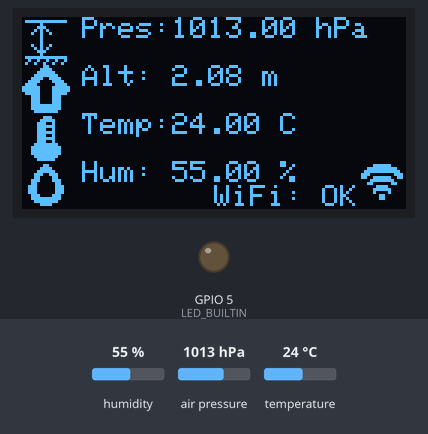
A sketch run on a simulated ESP32. Shown: 128×64 one-colour display, output pins drawn as LEDs (lit = HIGH). The inputs (shaded band) are chosen by the test bench; at power-on: humidity 55 %, air pressure 1013 hPa, temperature 24 °C. WiFi joins after 1.5 s; servers stay silent unless stated; no MQTT or app messages arrive unless stated; what the sketch prints to the serial monitor is not drawn.

Above: at 3.0 s.
3.1 s: humidity set to 22 %
At 8.0 s:
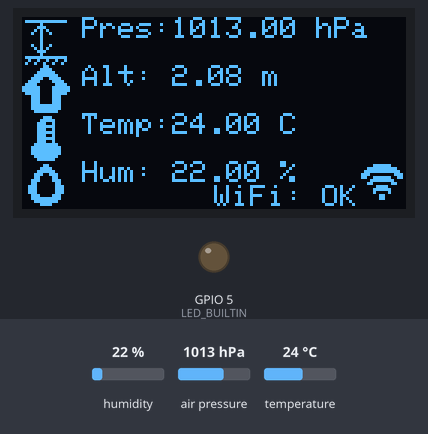
8.4 s: air pressure set to 952 hPa
At 12.2 s:
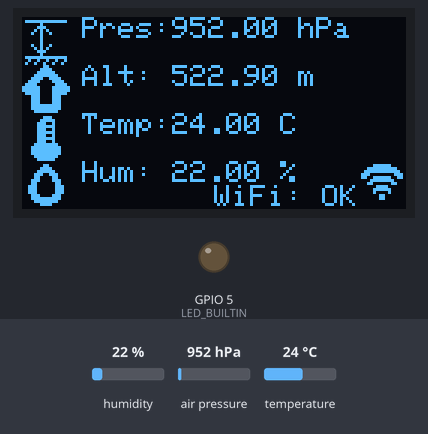
12.5 s: temperature set to 12 °C
At 15.1 s:
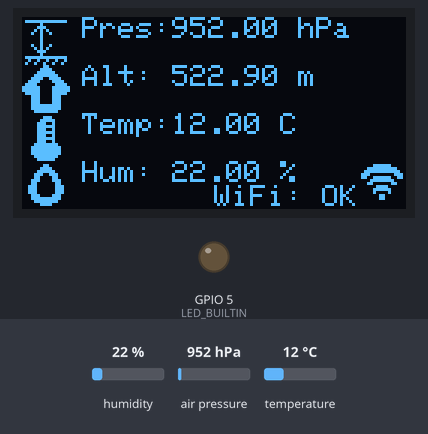
15.6 s: humidity set to 40 %
At 17.9 s:
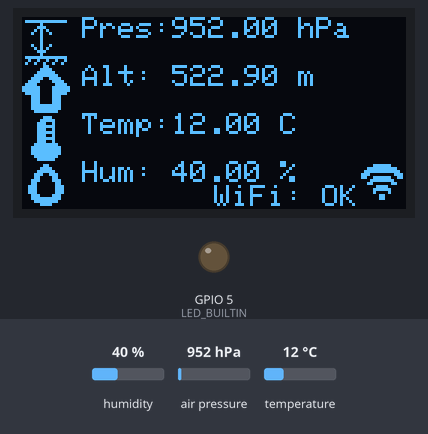
Timing chart, 0 to 19.4 s (numbered marks = the images above; inputs shaded):
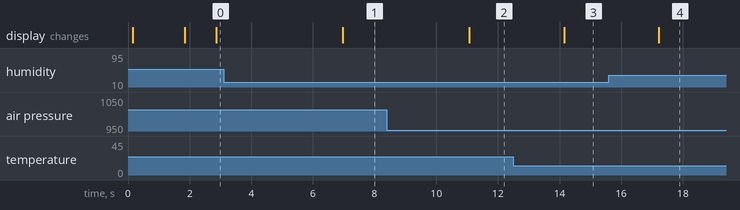

The sketch:

MTask.ino
```cpp
/*
  Project Name: IoT Lab2 Multitasking Example
  File name: MTask.ino
  Last modified on: October, 2021
*/

#include <SPI.h>
#include <Wire.h>
#include <Adafruit_GFX.h>
#include <Adafruit_SSD1306.h>
#include <Adafruit_Sensor.h>
#include <Adafruit_BME280.h>
#include <WiFi.h>
#include <PubSubClient.h>
#include "credentials.h"
#include "iot_iconset_16x16.h"

#define SCREEN_WIDTH 128
#define SCREEN_HEIGHT 64
#define OLED_RESET -1
#define OLED_ADDRESS 0x3C
Adafruit_SSD1306 oled(SCREEN_WIDTH, SCREEN_HEIGHT, &Wire, OLED_RESET);
#define LED_BUILTIN 5
#define SEALEVELPRESSURE_HPA (1013.25)
#define BME_ADDRESS 0x77
Adafruit_BME280 bme;

WiFiClient espClient;
const char* mqtt_server = "broker.netpie.io";
const int mqtt_port = 1883;
PubSubClient client(espClient);

float pressure, altitude, temperature, humidity;
char msg[100];

void setup() {
  Serial.begin(115200);
  pinMode(LED_BUILTIN, OUTPUT);
  delay(100);

  while (!oled.begin(SSD1306_SWITCHCAPVCC, OLED_ADDRESS)) {
    Serial.println(F("OLED failed to begin"));
    delay(100);
  }
  oled.clearDisplay();
  oled.setTextSize(1);
  oled.setTextColor(WHITE, BLACK);
  oled.setCursor(0,0);
  oled.println(F("OLED passed"));
  oled.display();
  delay(100);

  // Initialize BME280
  while (!bme.begin(BME_ADDRESS)) {
    oled.setCursor(0, oled.getCursorY());
    oled.print(F("BME failed to begin"));
    oled.display();
    delay(100);
  }

  // Connect to WiFi
  connectWiFi();

  // Initialize MQTT
  client.setServer(mqtt_server, mqtt_port);
  reconnectMQTT();

  // Task creation for FreeRTOS multitasking
  xTaskCreate(vTaskPressureAltitude, "PressureAltitude", 4096, NULL, 1, NULL);
  xTaskCreate(vTaskTemperature, "Temperature", 4096, NULL, 1, NULL);
  xTaskCreate(vTaskHumidity, "Humidity", 4096, NULL, 1, NULL);
  xTaskCreate(vTaskConnectionCheck, "ConnectionCheck", 4096, NULL, 1, NULL);
  xTaskCreate(vTaskOLED, "OLED", 8192, NULL, 1, NULL);
}

// Task 1: Read pressure and altitude, send to NETPIE every 3 seconds
void vTaskPressureAltitude(void * pvParameters) {
  for (;;) {
    pressure = bme.readPressure() / 100.0f;  // in hPa
    altitude = bme.readAltitude(SEALEVELPRESSURE_HPA);  // in meters
    if (client.connected()) {
      String payload = "{\"data\": {\"pressure\":" + String(pressure, 2) + ", \"altitude\": 0}}";
      payload.toCharArray(msg, (payload.length() + 1));
      client.publish("@shadow/data/update", msg);
    }
    vTaskDelay(3000 / portTICK_PERIOD_MS);  // 3 seconds
  }
}

// Task 2: Read temperature, send to NETPIE every 4 seconds
void vTaskTemperature(void * pvParameters) {
  for (;;) {
    temperature = bme.readTemperature();  // in Celsius
    if (client.connected()) {
      String payload = "{\"data\": {\"temperature\":" + String(temperature * 9 / 5 + 32, 2) + "}}";
      payload.toCharArray(msg, (payload.length() + 1));
      client.publish("@shadow/data/update", msg);
    }
    vTaskDelay(4000 / portTICK_PERIOD_MS);  // 4 seconds
  }
}

// Task 3: Read humidity, send to NETPIE every 5 seconds
void vTaskHumidity(void * pvParameters) {
  for (;;) {
    humidity = bme.readHumidity();  // in %RH
    if (client.connected()) {
      String payload = "{\"data\": {\"humidity\":" + String(humidity, 2) + "}}";
      payload.toCharArray(msg, (payload.length() + 1));
      client.publish("@shadow/data/update", msg);
    }
    vTaskDelay(5000 / portTICK_PERIOD_MS);  // 5 seconds
  }
}

// Task 4: Check WiFi and NETPIE connection every 7 seconds
void vTaskConnectionCheck(void * pvParameters) {
  for (;;) {
    if (WiFi.status() != WL_CONNECTED) {
      connectWiFi();
    }
    if (!client.connected()) {
      reconnectMQTT();
    }
    vTaskDelay(7000 / portTICK_PERIOD_MS);  // 7 seconds
  }
}

// Task 5: Display data on OLED every 1 second
void vTaskOLED(void * pvParameters) {
  for (;;) {
    oled.clearDisplay();
    oled.setTextSize(1);

    // Display Pressure with icon
    oled.drawBitmap(0, 0, altitude_icon16x16, 16, 16, 1);  // Pressure icon
    oled.setCursor(20, 0);
    oled.print("Pres:");
    oled.println(String(pressure, 2) + " hPa");

    // Display Altitude with icon
    oled.drawBitmap(0, 16, arrow_up_icon16x16, 16, 16, 1);  // Altitude icon
    oled.setCursor(20, 16);
    oled.print("Alt: ");
    oled.println(String(altitude, 2) + " m");

    // Display Temperature with icon
    oled.drawBitmap(0, 32, temperature_icon16x16, 16, 16, 1);  // Temperature icon
    oled.setCursor(20, 32);
    oled.print("Temp:");
    oled.println(String(temperature, 2) + " C");

    // Display Humidity with icon
    oled.drawBitmap(0, 48, humidity_icon16x16, 16, 16, 1);  // Humidity icon
    oled.setCursor(20, 48);
    oled.print("Hum: ");
    oled.println(String(humidity, 2) + " %");

    // Display WiFi Status and Icon
    if (WiFi.status() == WL_CONNECTED) {
      oled.drawBitmap(112, 48, wifi1_icon16x16, 16, 16, 1);  // WiFi icon for connected status
      oled.setCursor(64, 56);
      oled.println("WiFi: OK");
    } else {
      oled.setCursor(64, 56);
      oled.println("WiFi: ...");
    }

    oled.display();
    vTaskDelay(1000 / portTICK_PERIOD_MS);  // Update every 1 second
  }
}

void connectWiFi() {
  WiFi.begin(ssid, password);
  int attempts = 0;
  while (WiFi.status() != WL_CONNECTED && attempts < 20) {
    delay(500);
    attempts++;
  }
}

void reconnectMQTT() {
  while (!client.connected() && WiFi.status() == WL_CONNECTED) {
    if (client.connect(mqtt_client, mqtt_username, mqtt_password)) {
      Serial.println("MQTT connected");
    } else {
      delay(2000);
    }
  }
}

void loop() {
  // FreeRTOS tasks handle the program flow, so the main loop remains empty
}
```

credentials.h
```cpp
/* WiFi */
const char* ssid = "YanathipBang";
const char* password = "Asia2024";

/* NETPIE */
const char* mqtt_client = "a9b505d7-900a-47a0-9a38-36d1b4ab6108";
const char* mqtt_username = "BPeis6NhkEFEJUZAYdGVNUbwdCQFqj9i";
const char* mqtt_password = "57wsHhtm3irkQPRV7me6BREFXPmzmRjx";
```

Source omitted: iot_iconset_16x16.h (43820 bytes)

Measured:
- after the input at 3.1 s, the display: changes after 3.9 s (image 1)
- after the input at 8.4 s, the display: changes after 2.7 s (image 2)
- after the input at 12.5 s, the display: changes after 1.6 s (image 3)
- after the input at 15.6 s, the display: changes after 1.6 s (image 4)
